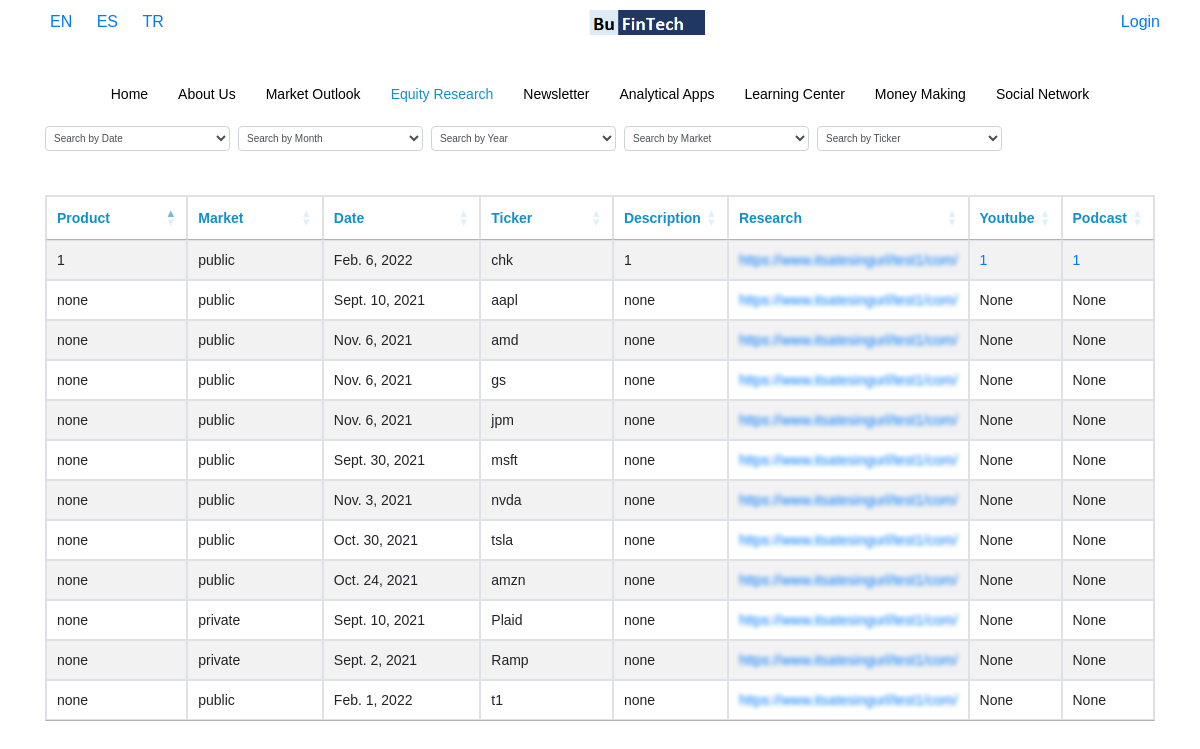
The page /en/equity-research on the database its author committed.
### base/models.py (models this page shows, shortened)
class equity(models.Model):
    Language = models.CharField(max_length=100)
    Product = models.CharField(max_length=1100,blank=True,default="none")
    EQUITY_TYPES = [
        ('public', 'Public'),
        ('private', 'Private')
    ]
    Market = models.CharField(max_length=1100, choices=EQUITY_TYPES, default='public')
    Date = models.DateField()
    Ticker = models.CharField(max_length=1100,blank=True)
    Description = models.CharField(max_length=5100,blank=True,default="none")
    Research = models.URLField()
    Youtube = models.CharField(max_length=1100,blank=True)
    Podcast = models.CharField(max_length=1100,blank=True)
    class Meta:
        verbose_name = "Equity Research"
        verbose_name_plural = "Equity Research"

### base/views.py (the view)
# urls.py: re_path(r'^(?P<Language>[a-z]{2})/equity-research$', views.equityView, name='equity-research'),
def equityView(request, Language):
    display_url = True
    try:
        user_payment = Api_key.objects.get(user = request.user)
    except:
        user_payment = None
    if user_payment != None:
        pass
    else:
        display_url = False
    setCurrentLanguage(request, Language)
    hidden = [0,1]
    nav_items = ListPage.objects.filter(Language=request.session['current_language']).order_by('Priority').values_list("Menu_Name","url").distinct()
    try:
        obj = equity.objects.filter(Language=request.session['current_language'])
        data = serializers.serialize("python",equity.objects.filter(Language=request.session['current_language']) )
        tickers = obj.values('Ticker').distinct()
        return render (request,'base/equity.html',{'display_url':display_url, 'obj':obj,'table_form':EquityForm(),'data':data, 'hidden':hidden,'nav_items':list(dict.fromkeys(nav_items)),'Language':Language, 'tickers': tickers})
    except Exception as e:
        return render (request,'base/equity.html',{'display_url':display_url, 'message':"No data found!",'nav_items':list(dict.fromkeys(nav_items)),'Language':Language})

### base/forms.py
class EquityForm(ModelForm):
    class Meta:
        model = equity
        fields = '__all__'

### base/templatetags/current_url.py (called while the page is built)
@register.filter
def current_url(value, url):
    url = url[4:]
    value = value.replace("_","-")
    if value == "analytic-apps":
        value = "analytical-apps"
    print(value, url)
    result = re.search(value , url)
    if result != None:
        return True

### base/views.py (called while the page is built)
def setCurrentLanguage(request, Language):
    request.session['current_language'] = Language
    return

### base/templates/base/equity.html (shortened to what this page needs)
{% extends 'base/home.html' %}
{% load static %}
{% block content %}
<div class="container">
	<div class="width">
		<div class="d-block d-md-flex">
			<select style="height: 25px; font-size: 10px; padding: 4px;" class="form-control col-12 col-md-2 mt-2 mt-md-0 mr-2" id="epublic_search_date" title="Search By Date">
				<option value="">Search by Date</option>
			</select>
			<select style="height: 25px; font-size: 10px; padding: 4px;" class="form-control col-12 col-md-2 mt-2 mt-md-0 mr-2" id="epublic_search_month" title="Search By Month">
				<option value="">Search by Month</option>
			</select>
			<select style="height: 25px; font-size: 10px; padding: 4px;" class="form-control col-12 col-md-2 mt-2 mt-md-0 mr-2" id="epublic_search_year" title="Search By Year">
				<option value="">Search by Year</option>
			</select>
			<select style="height: 25px; font-size: 10px; padding: 4px;" class="form-control col-12 col-md-2 mt-2 mt-md-0 mr-2" id="epublic_search_market" title="Search By Market">
				<option value="">Search by Market</option>
			</select>
			<select style="height: 25px; font-size: 10px; padding: 4px;" class="form-control col-12 col-md-2 mt-2 mt-md-0 mr-2" id="epublic_search_ticker" title="Search By Ticker">
				<option value="">Search by Ticker</option>
			</select>
		</div>
		<br>
		<br />
			<table id="example" class="table table-striped table-bordered" style="width:100%">
				<thead>
					<tr>
						{% for field in table_form %}
						{% if field.label  == 'Url' %}
							{% if display_url %}
								<th> {{field.label}} </th>
							{% endif %}
						{% elif field.label  == 'Language' %}
						{% else %}
							<th> {{field.label}} </th>
						{% endif %}
					{% endfor %}
					</tr>
				</thead>
				<tbody>
					{% for instance in data %}
					<tr>
					{% for field, value in instance.fields.items %}
								{% if field == 'Research' %}
									{% if display_url == False %}
										<td style="min-width: 203px;">
											<a class="blurLinks" href="{% url 'payment' %}" onmouseover="hov(this)" onmouseout="hovOut(this)">https://www.itsatesingurl/test1/com/</a>
										</td>
									{% else %}
										<td> <a  href="{{value}}">{{value}}</a></td>
									{% endif %}
									{% elif field == 'Youtube' %}
									{% if value %}
										<td> <a  href="{{value}}">{{value}}</a></td>
									{% else %}
										<td>None</td>
									{% endif %}
								{% elif field == 'Podcast' %}
									{% if value %}
										<td><a  href="{{value}}">{{value}}</a></td>
									{% else %}
										<td>None</td>
									{% endif %}
								{% elif field == 'Language' %}
								{% else %}
									<td> {{value }} </td>
								{%endif%}
					{% endfor %}
					</tr>
				{% endfor %}
				</tbody>
			</table>
		<br />
    </div>
</div>
{% endblock content %}

### mysite/static/base/style.css (style rules this page uses)
html, body { height: 100%; width: 100%; height: 100vh; width: 100vw; margin: 0; }
.width { overflow-x: auto; white-space: nowrap; margin-bottom: 50px; }
th { color:#1190cb; }
td { width:25%; }
a { color:black; }

### mysite/static/base/url.css (style rules this page uses)
.blurLinks { filter: blur(2px); -webkit-filter: blur(2px); }

### mysite/static/sidebar/demo.css (style rules this page uses)
html, body { padding: 0; margin: 0; }
body { background-color: #fff; font-family: Arial, Helvetica, Verdana; font-size: 14px; line-height: 22px; color: #666; position: relative; -webkit-text-size-adjust: none; }

### mysite/static/sidebar/mmenu.css (style rules this page uses)
:root { --mm-line-height:20px;--mm-listitem-size:44px;--mm-navbar-size:44px;--mm-offset-top:0;--mm-offset-right:0;--mm-offset-bottom:0;--mm-offset-left:0;--mm-color-border:rgba(0, 0, 0, 0.1);--mm-color-button:rgba(0, 0, 0, 0.3);--mm-color-text:rgba(0, 0, 0, 0.75);--mm-color-text-dimmed:rgba(0, 0, 0, 0.3);--mm-color-background:#f3f3f3;--mm-color-background-highlight:rgba(0, 0, 0, 0.05);--mm-color-background-emphasis:rgba(255, 255, 255, 0.4);--mm-shadow:0 0 10px rgba(0, 0, 0, 0.3) }
.mm-wrapper { overflow-x:hidden;position:relative }
:root { --mm-iconbar-size:50px }
:root { --mm-iconpanel-size:50px }
:root { --mm-sidebar-collapsed-size:50px;--mm-sidebar-expanded-size:440px }

### rows shown on the page
equity: fields "none" "public" "Sept. 10, 2021" "aapl" "none"
equity: fields "none" "public" "Nov. 6, 2021" "amd" "none"
equity: fields "none" "public" "Nov. 6, 2021" "gs" "none"
equity: fields "none" "public" "Nov. 6, 2021" "jpm" "none"
equity: fields "none" "public" "Sept. 30, 2021" "msft" "none"
equity: fields "none" "public" "Nov. 3, 2021" "nvda" "none"
equity: fields "none" "public" "Oct. 30, 2021" "tsla" "none"
equity: fields "none" "public" "Oct. 24, 2021" "amzn" "none"
equity: fields "none" "private" "Sept. 10, 2021" "Plaid" "none"
equity: fields "none" "private" "Sept. 2, 2021" "Ramp" "none"
equity: fields "none" "public" "Feb. 1, 2022" "t1" "none"
equity: fields "public" "Feb. 6, 2022" "chk"

### other values the page prints
{{ item.0 }} "Home" "About Us" "Market Outlook" "Newsletter" "Analytical Apps" "Learning Center" "Money Making" "Social Network"
{{ item.0 }} "Equity Research"
{{ field.label }} "Product" "Market" "Date" "Ticker" "Description" "Research" "Youtube" "Podcast"
{{ value }} "1" "1"
{{ value }} "1"
